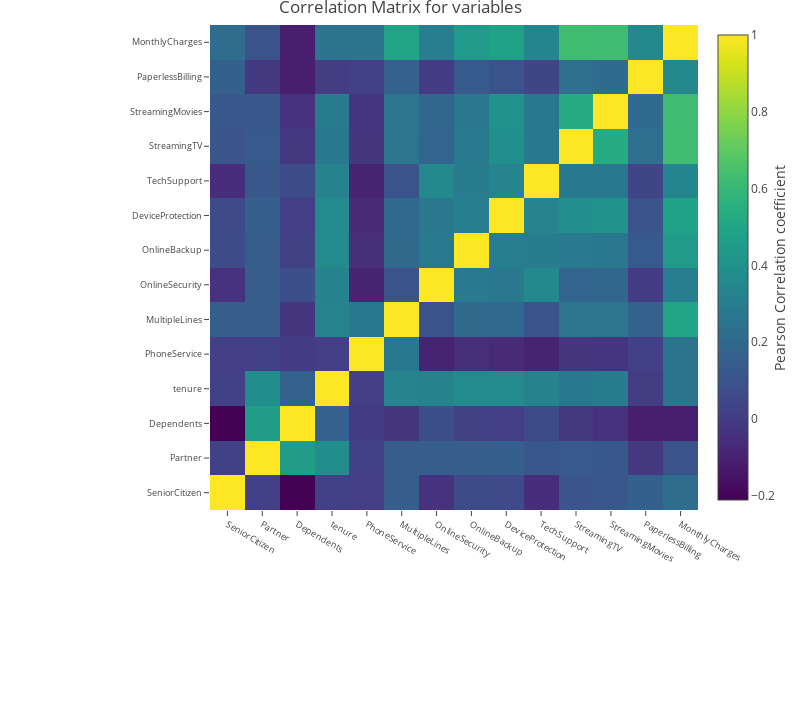

The notebook cell saved with this chart:
### Code cell
import plotly.offline as py#visualization
py.init_notebook_mode(connected=True)#visualization
import plotly.graph_objs as go#visualization
import plotly.tools as tls#visualization
import plotly.figure_factory as ff#visualization
correlation = df.corr()
matrix_cols = correlation.columns.tolist()
corr_array  = np.array(correlation)
trace = go.Heatmap(z = corr_array,
                   x = matrix_cols,
                   y = matrix_cols,
                   colorscale = "Viridis",
                   colorbar   = dict(title = "Pearson Correlation coefficient",
                                     titleside = "right"
                                    ) ,
                  )

layout = go.Layout(dict(title = "Correlation Matrix for variables",
                        autosize = False,
                        height  = 720,
                        width   = 800,
                        margin  = dict(r = 0 ,l = 210,
                                       t = 25,b = 210,
                                      ),
                        yaxis   = dict(tickfont = dict(size = 9)),
                        xaxis   = dict(tickfont = dict(size = 9))
                       )
                  )

data = [trace]
fig = go.Figure(data=data,layout=layout)
py.iplot(fig)

### Figure 1 — Plotly figure (JSON) as saved in the notebook; plotly's stock layout.template omitted (floating-point values rounded to 4 significant figures; data arrays with more than 128 entries replaced by an {"elided": "..."} marker saying what was removed)
{"data": [{"colorbar": {"title": {"side": "right", "text": "Pearson Correlation coefficient"}}, "colorscale": "Viridis", "type": "heatmap", "uid": "10aed0c9-2f69-4d34-b883-04bd56dcb24f", "x": ["SeniorCitizen", "Partner", "Dependents", "tenure", "PhoneService", "MultipleLines", "OnlineSecurity", "OnlineBackup", "DeviceProtection", "TechSupport", "StreamingTV", "StreamingMovies", "PaperlessBilling", "MonthlyCharges"], "y": ["SeniorCitizen", "Partner", "Dependents", "tenure", "PhoneService", "MultipleLines", "OnlineSecurity", "OnlineBackup", "DeviceProtection", "TechSupport", "StreamingTV", "StreamingMovies", "PaperlessBilling", "MonthlyCharges"], "z": {"elided": "14x14 float values"}}], "layout": {"autosize": false, "height": 720, "margin": {"b": 210, "l": 210, "r": 0, "t": 25}, "title": {"text": "Correlation Matrix for variables"}, "width": 800, "xaxis": {"tickfont": {"size": 9}}, "yaxis": {"tickfont": {"size": 9}}}}
